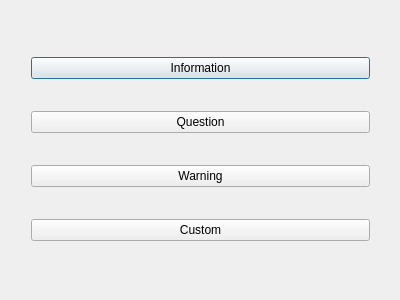
<?xml version="1.0" encoding="UTF-8"?>
<ui version="4.0">
 <class>Dialog</class>
 <widget class="QDialog" name="Dialog">
  <property name="geometry">
   <rect>
    <x>0</x>
    <y>0</y>
    <width>400</width>
    <height>300</height>
   </rect>
  </property>
  <property name="windowTitle">
   <string>Dialog</string>
  </property>
  <widget class="QWidget" name="">
   <property name="geometry">
    <rect>
     <x>20</x>
     <y>20</y>
     <width>361</width>
     <height>261</height>
    </rect>
   </property>
   <layout class="QVBoxLayout" name="verticalLayout">
    <item>
     <widget class="QPushButton" name="pushButton">
      <property name="sizePolicy">
       <sizepolicy hsizetype="Minimum" vsizetype="Fixed">
        <horstretch>0</horstretch>
        <verstretch>0</verstretch>
       </sizepolicy>
      </property>
      <property name="text">
       <string>Information</string>
      </property>
     </widget>
    </item>
    <item>
     <widget class="QPushButton" name="pushButton_2">
      <property name="text">
       <string>Question</string>
      </property>
     </widget>
    </item>
    <item>
     <widget class="QPushButton" name="pushButton_3">
      <property name="text">
       <string>Warning</string>
      </property>
     </widget>
    </item>
    <item>
     <widget class="QPushButton" name="pushButton_4">
      <property name="text">
       <string>Custom</string>
      </property>
     </widget>
    </item>
   </layout>
  </widget>
 </widget>
 <layoutdefault spacing="6" margin="11"/>
 <resources/>
 <connections/>
</ui>
